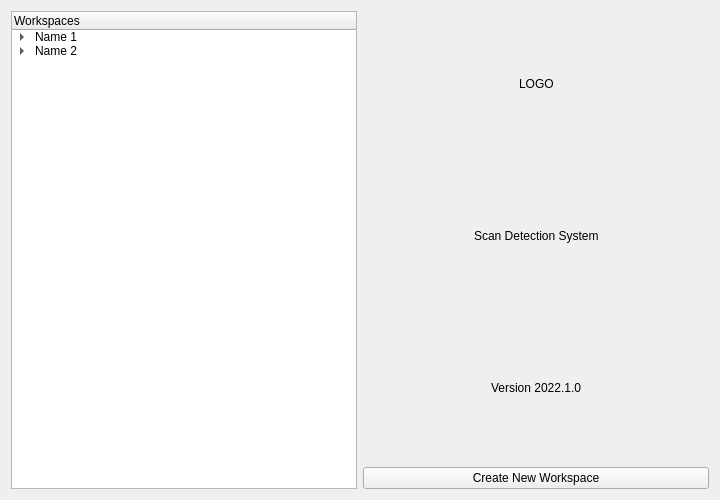
<?xml version="1.0" encoding="UTF-8"?>
<ui version="4.0">
 <class>Form</class>
 <widget class="QWidget" name="Form">
  <property name="geometry">
   <rect>
    <x>0</x>
    <y>0</y>
    <width>720</width>
    <height>500</height>
   </rect>
  </property>
  <property name="windowTitle">
   <string>Form</string>
  </property>
  <layout class="QGridLayout" name="gridLayout">
   <item row="0" column="0">
    <layout class="QHBoxLayout" name="horizontalLayout">
     <item>
      <layout class="QHBoxLayout" name="horizontalLayout_2">
       <item>
        <widget class="QTreeWidget" name="treeWidget">
         <column>
          <property name="text">
           <string>Workspaces</string>
          </property>
         </column>
         <item>
          <property name="text">
           <string>Name 1</string>
          </property>
          <item>
           <property name="text">
            <string>C:/Documents</string>
           </property>
          </item>
         </item>
         <item>
          <property name="text">
           <string>Name 2</string>
          </property>
          <item>
           <property name="text">
            <string>C:/Downloads</string>
           </property>
          </item>
         </item>
        </widget>
       </item>
      </layout>
     </item>
     <item>
      <layout class="QVBoxLayout" name="verticalLayout">
       <item>
        <layout class="QHBoxLayout" name="horizontalLayout_5">
         <item>
          <spacer name="horizontalSpacer">
           <property name="orientation">
            <enum>Qt::Horizontal</enum>
           </property>
           <property name="sizeHint" stdset="0">
            <size>
             <width>40</width>
             <height>20</height>
            </size>
           </property>
          </spacer>
         </item>
         <item>
          <widget class="QLabel" name="label">
           <property name="text">
            <string>LOGO</string>
           </property>
          </widget>
         </item>
         <item>
          <spacer name="horizontalSpacer_6">
           <property name="orientation">
            <enum>Qt::Horizontal</enum>
           </property>
           <property name="sizeHint" stdset="0">
            <size>
             <width>40</width>
             <height>20</height>
            </size>
           </property>
          </spacer>
         </item>
        </layout>
       </item>
       <item>
        <layout class="QHBoxLayout" name="horizontalLayout_3">
         <item>
          <spacer name="horizontalSpacer_2">
           <property name="orientation">
            <enum>Qt::Horizontal</enum>
           </property>
           <property name="sizeHint" stdset="0">
            <size>
             <width>40</width>
             <height>20</height>
            </size>
           </property>
          </spacer>
         </item>
         <item>
          <widget class="QLabel" name="label_2">
           <property name="text">
            <string>Scan Detection System</string>
           </property>
          </widget>
         </item>
         <item>
          <spacer name="horizontalSpacer_3">
           <property name="orientation">
            <enum>Qt::Horizontal</enum>
           </property>
           <property name="sizeHint" stdset="0">
            <size>
             <width>40</width>
             <height>20</height>
            </size>
           </property>
          </spacer>
         </item>
        </layout>
       </item>
       <item>
        <layout class="QHBoxLayout" name="horizontalLayout_4">
         <item>
          <spacer name="horizontalSpacer_4">
           <property name="orientation">
            <enum>Qt::Horizontal</enum>
           </property>
           <property name="sizeHint" stdset="0">
            <size>
             <width>40</width>
             <height>20</height>
            </size>
           </property>
          </spacer>
         </item>
         <item>
          <widget class="QLabel" name="label_3">
           <property name="text">
            <string>Version 2022.1.0</string>
           </property>
          </widget>
         </item>
         <item>
          <spacer name="horizontalSpacer_5">
           <property name="orientation">
            <enum>Qt::Horizontal</enum>
           </property>
           <property name="sizeHint" stdset="0">
            <size>
             <width>40</width>
             <height>20</height>
            </size>
           </property>
          </spacer>
         </item>
        </layout>
       </item>
       <item>
        <widget class="QPushButton" name="pushButton_2">
         <property name="text">
          <string>Create New Workspace</string>
         </property>
        </widget>
       </item>
      </layout>
     </item>
    </layout>
   </item>
  </layout>
 </widget>
 <resources/>
 <connections/>
</ui>
